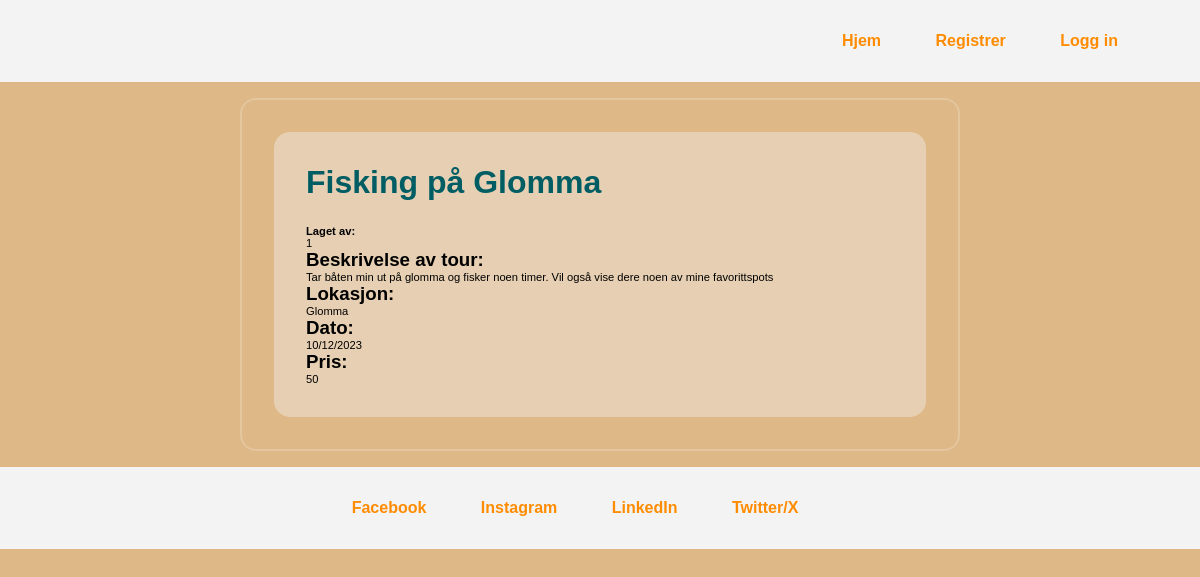
Screenshot of /notloggedtour/1 (signed in) with the database file from the repository.
### tables this page shows
CREATE TABLE tours (
                                                id integer PRIMARY KEY,
                                                title text NOT NULL,
                                                max_capacity int NOT NULL,
                                                description text NOT NULL,
                                                location text NOT NULL,
                                                date text NOT NULL,
                                                price int NOT NULL,
                                                created_by text,
                                                is_active bool, 
                                                image blob 
                                            );

### application/controller/tour_controller.py (the view)
@tour_blueprint.route("/notloggedtour/<int:tour_id>", methods=['GET'])
def outtour(tour_id, list_of_tours=list_of_tours):
    correct_tour = {}
    for single_tour in list_of_tours:
        if single_tour["id"] == tour_id:
            correct_tour.update(single_tour)
    return render_template("single_tour_not_logged_in.html", correct_tour=correct_tour)

### application/model/database.py (called while the page is built)
def create_connection(db_file):
    conn = None
    try:
        conn = sqlite3.connect(db_file, check_same_thread=False)
    except Error as e:
        print(e)
    return conn

def connect_to_db(app):
    database = app.config['DATABASE_URI']
    conn = create_connection(database)
    cur = conn.cursor()
    return conn, cur

### application/model/dbuser.py (called while the page is built)
def get_user_by_id(cur, user_id):
    sql = 'SELECT * FROM users WHERE id = ?'
    cur.execute(sql, (user_id,))
    user_object = cur.fetchone()
    if user_object:
        user_id, username, password, email, description, birthdate, gender, picture = user_object
        user = User(user_id, username, password, email, description, birthdate, gender, picture)
        return user
    return None

### application/template/single_tour_not_logged_in.html
{% extends 'index.html' %}
{% block content %}
<div class="notlogin">
    <h1>{{ correct_tour.title }}</h1>
    <p><b>Laget av: </b>
    <p>{{ correct_tour.created_by}}</p></p>
    <h3>Beskrivelse av tour:</h3>
    <p>{{ correct_tour.description }}</p>
    <h3>Lokasjon:</h3>
    <p>{{ correct_tour.location }}</p>
    <h3>Dato:</h3>
    <p>{{ correct_tour.date }}</p>
    <h3>Pris:</h3>
    <p>{{ correct_tour.price }}</p>
</div>
{% endblock %}

### application/static/style.css (style rules this page uses)
* { box-sizing: border-box; margin: 0; font-family: Arial, sans-serif; }
body { background-image: url("https://images.unsplash.com/photo-1488646953014-85cb44e25828?q=80&w=1935&auto=format&fit=crop&ixlib=rb-4.0.3&ixid=M3wxMjA3fDB8MHxwaG90by1wYWdlfHx8fGVufDB8fHx8fA%3D%3D"); background-size: auto; background-repeat: no-repeat; background-position: center; margin: 0 auto; background-color: burlywood; }
p, a, td, label { font-size: 0.7rem; }
h1, h2 { padding-bottom: 1.5rem; }
h1, h2, th { color: rgba(0, 93, 99); text-align: left; }

### rows the page displays
tours: title "Fisking på Glomma", created_by "1", description "Tar båten min ut på glomma og fisker noen timer. Vil også vise dere noen av mine favorittspots", location "Glomma", date "10/12/2023", price "50"
